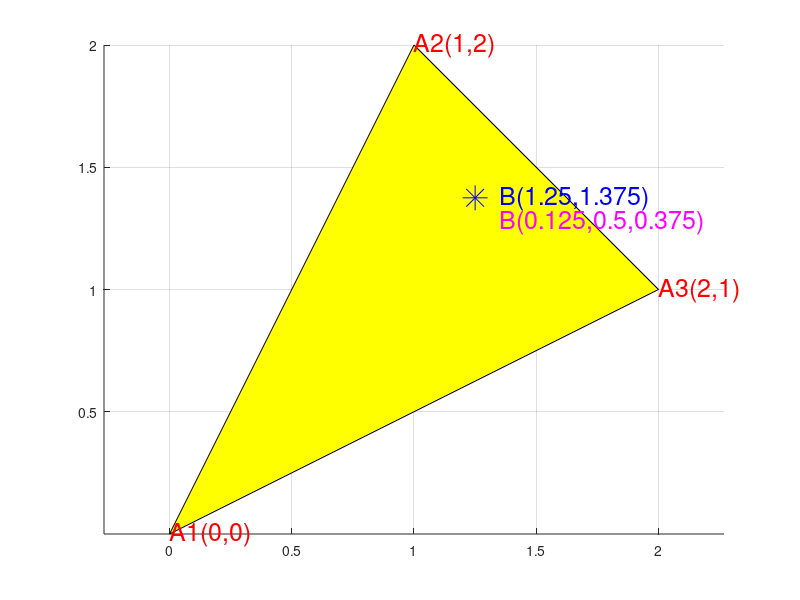
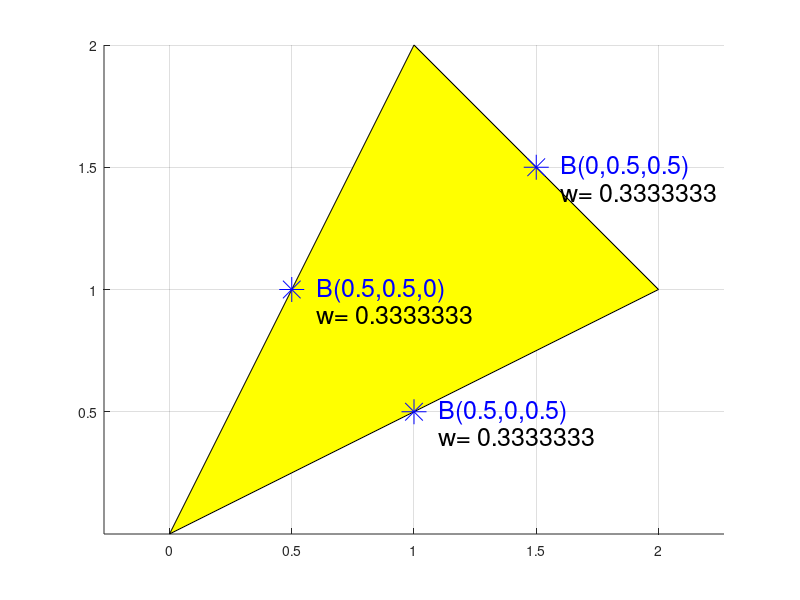

Write MATLAB code to recreate these figures, in order.
% Dvilypio integralas baricentrinese koordinatese

function main
clc,clear all,close all

A=[0 0; 
   1 2;
   2 1 ];
figure (1),hold on, grid on , axis equal
fill(A(:,1),A(:,2),'y')
for i=1:3,text(A(i,1),A(i,2),sprintf('A%1d(%d,%d)',i,A(i,:)),'Color','r','FontSize',18);end

bbb=[1/8,1/2,3/8]
B=bbb*A;
plot(B(1),B(2),'b*','MarkerSize',18)
text(B(1)+0.1,B(2),sprintf('B(%g,%g)',B),'Color','b','FontSize',18);
text(B(1)+0.1,B(2)-0.1,sprintf('B(%g,%g,%g)',bbb),'Color','m','FontSize',18);

figure (2),hold on, grid on , axis equal
fill(A(:,1),A(:,2),'y');

n=3
switch n
    case 1
    bbb=[1/3 1/3 1/3]
    w=[1]
    case 3
    bbb=[0.5 0.5 0;
     0 0.5 0.5;
     0.5 0 0.5]
 w=[1/3,1/3,1/3]
 
    case 4
 bbb=[1/3	1/3	1/3;
     0.6	0.2	0.2;
     0.2	0.6	0.2;
     0.2	0.2	0.6]
 w=[-27/48,25/48,25/48,25/48]
 
    case 7
  a1=0.0597150717;a2=0.7974269853;b1=0.4701420641;b2=0.1012865073;
 bbb=[1/3	1/3	1/3;
     a1 b1 b1;
     b1 a1 b1;
     b1 b1 a1;
     a2 b2 b2
     b2 a2 b2;
     b2 b2 a2;]
 w=[0.225 ,0.1323941527,0.1323941527,0.1323941527,0.1259391805,0.1259391805,0.1259391805]
end
 for i=1:n
     B=bbb*A;
     plot(B(i,1),B(i,2),'b*','MarkerSize',18);
     text(B(i,1)+0.1,B(i,2),sprintf('B(%g,%g,%g)',bbb(i,:)),'Color','b','FontSize',18);
     text(B(i,1)+0.1,B(i,2)-0.1,sprintf('w=%10.7g',w(i)),'Color','k','FontSize',18);
 end